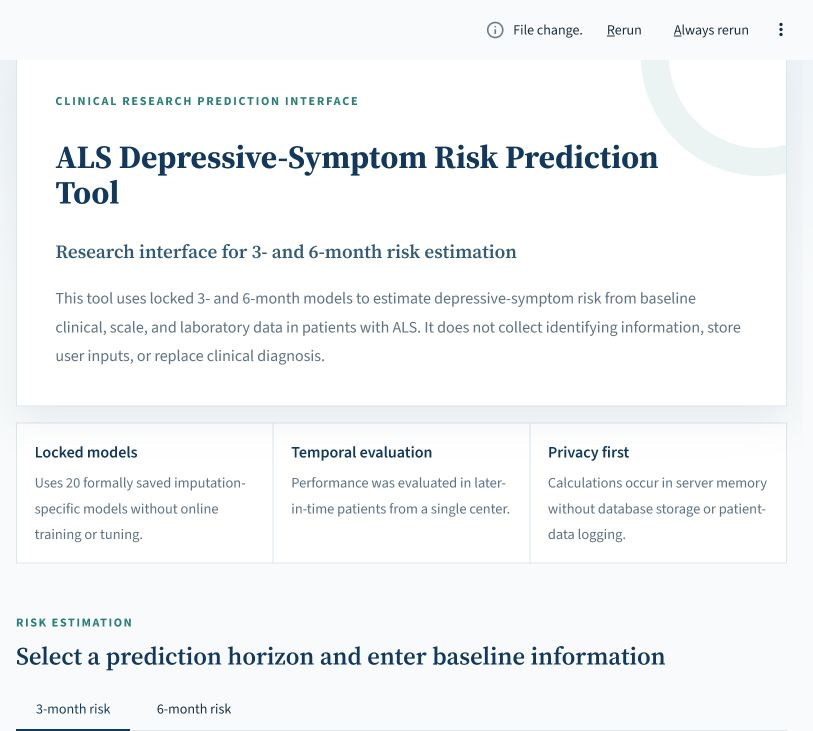
#> input picture assets/figure8_panel_home.png, 813 x 731 px
$ python build_figure8.py
#> lines starting #> are read from the running program, lines starting #| are printed output that depends on the picture
from pathlib import Path

from PIL import Image, ImageDraw, ImageFont
from docx import Document
from docx.enum.text import WD_ALIGN_PARAGRAPH
from docx.shared import Inches, Pt


ROOT = Path(__file__).resolve().parents[1]
ASSETS = ROOT / "assets"
REPORTS = ROOT / "reports"

PANELS = [
    ("A", ASSETS / "figure8_panel_home.png"),
    ("B", ASSETS / "figure8_panel_input.png"),
    ("C", ASSETS / "figure8_panel_result.png"),
    ("D", ASSETS / "figure8_panel_explanation.png"),
]


def font(size: int, bold: bool = False) -> ImageFont.FreeTypeFont:
    candidates = [
        Path("C:/Windows/Fonts/arialbd.ttf" if bold else "C:/Windows/Fonts/arial.ttf"),
        Path("C:/Windows/Fonts/calibrib.ttf" if bold else "C:/Windows/Fonts/calibri.ttf"),
    ]
    for candidate in candidates:
        if candidate.exists():
            return ImageFont.truetype(str(candidate), size=size)
    return ImageFont.load_default()


def fit_panel(path: Path, target_size: tuple[int, int]) -> Image.Image:
    image = Image.open(path).convert("RGB")
    # Remove the Streamlit toolbar while retaining all research-interface content.
    image = image.crop((0, 55, image.width, image.height))
    target_w, target_h = target_size
    ratio = min(target_w / image.width, target_h / image.height)
    resized = image.resize(
        (round(image.width * ratio), round(image.height * ratio)),
        Image.Resampling.LANCZOS,
    )
    frame = Image.new("RGB", target_size, "white")
    x = (target_w - resized.width) // 2
    y = (target_h - resized.height) // 2
    frame.paste(resized, (x, y))
    return frame


def build_figure() -> None:
    width, height = 3400, 2100
    margin, gap, header = 90, 70, 165
    panel_w = (width - 2 * margin - gap) // 2
    panel_h = (height - header - margin - gap) // 2
    canvas = Image.new("RGB", (width, height), "white")
#> canvas: PIL image 3400x2100 RGB; every value is 255
    draw = ImageDraw.Draw(canvas)

    title = "Web-based ALS depressive-symptom risk prediction tool"
    title_font = font(64, bold=True)
    bbox = draw.textbbox((0, 0), title, font=title_font)
#> bbox = (0, 2, 255, 12)
    draw.text(((width - (bbox[2] - bbox[0])) / 2, 48), title, fill="#123B5D", font=title_font)
    draw.line((margin, 132, width - margin, 132), fill="#2A7F78", width=5)

    label_font = font(54, bold=True)
    for index, (label, path) in enumerate(PANELS):
        row, col = divmod(index, 2)
        x = margin + col * (panel_w + gap)
        y = header + row * (panel_h + gap)
        panel = fit_panel(path, (panel_w, panel_h))
#> in fit_panel, image is the input picture: PIL image 813x731 RGB; mean R, G, B 243.4, 245.4, 246.9
#> in fit_panel, `image = image.crop((0, 55, image.width, image.height))`:
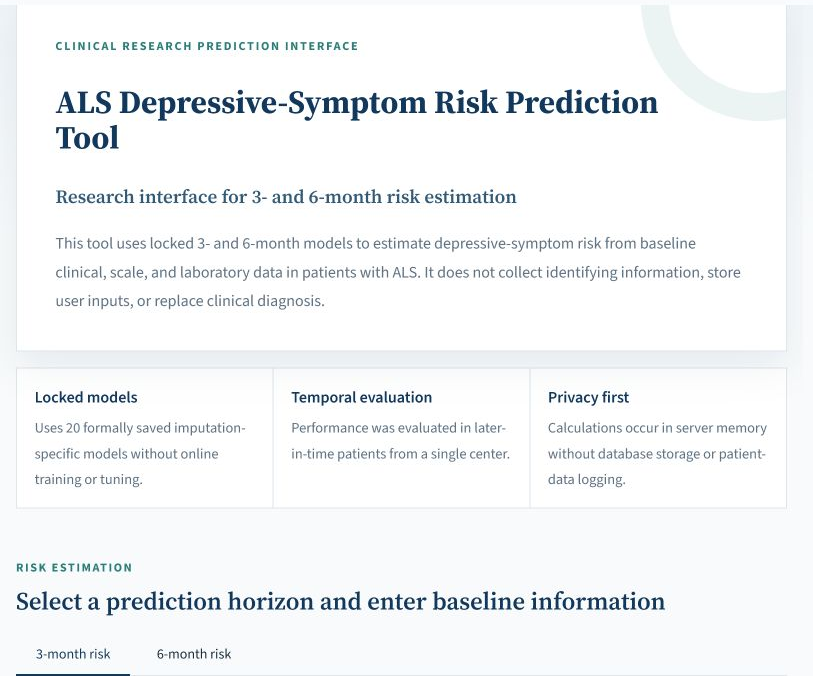
#> image: PIL image 813x676 RGB; mean R, G, B 243.1, 245.2, 246.6
#> in fit_panel, `frame = Image.new("RGB", target_size, "white")`: frame: PIL image 1575x887 RGB; every value is 255
#> in fit_panel, `frame.paste(resized, (x, y))`:
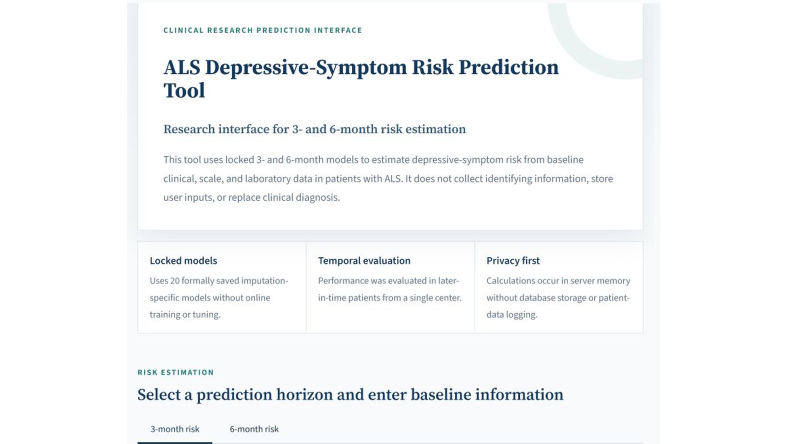
#> frame: PIL image 1575x887 RGB (shown at 1/2 size); mean R, G, B 246.9, 248.2, 249.2
        canvas.paste(panel, (x, y))
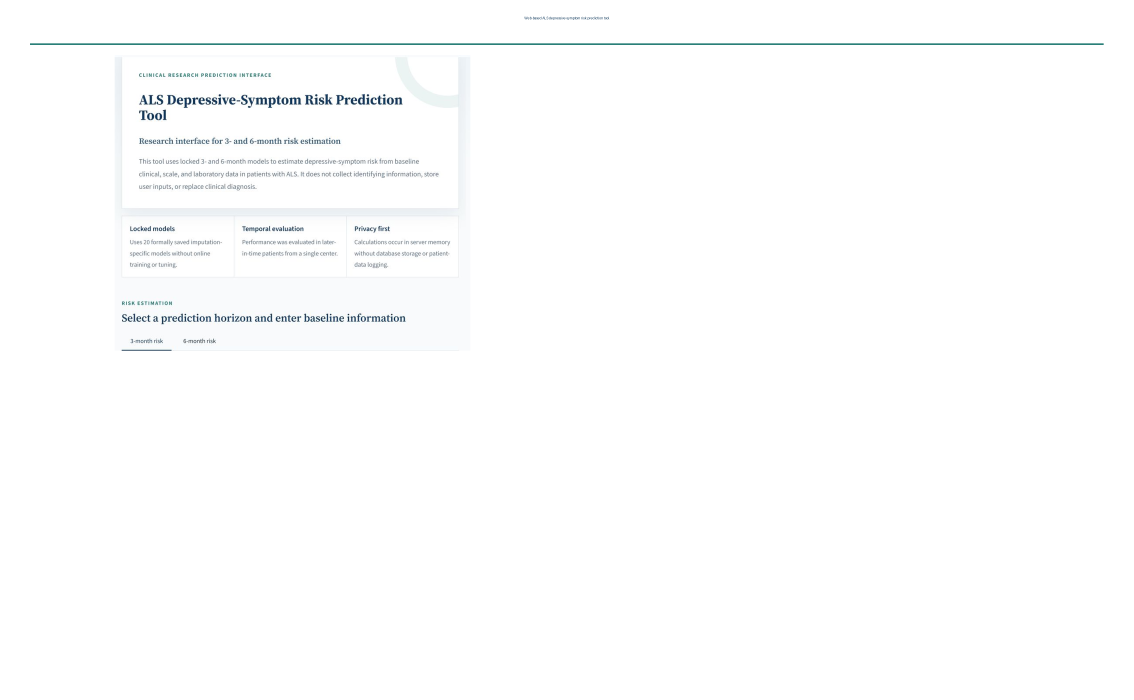
#> canvas: PIL image 3400x2100 RGB (shown at 1/3 size); mean R, G, B 252.9, 253.4, 253.5
        draw.rounded_rectangle(
            (x, y, x + panel_w, y + panel_h),
            radius=8,
            outline="#B8C8D3",
            width=3,
        )
        draw.ellipse((x + 18, y + 18, x + 92, y + 92), fill="#123B5D")
        label_bbox = draw.textbbox((0, 0), label, font=label_font)
#> label_bbox = (0, 2, 7, 10)
        label_x = x + 55 - (label_bbox[2] - label_bbox[0]) / 2
#> label_x = 141.5
        label_y = y + 48 - (label_bbox[3] - label_bbox[1]) / 2 - label_bbox[1]
#> label_y = 207
        draw.text((label_x, label_y), label, fill="white", font=label_font)
#> pass 2 of the loop in build_figure, `for index, (label, path) in enumerate(PANELS):`:
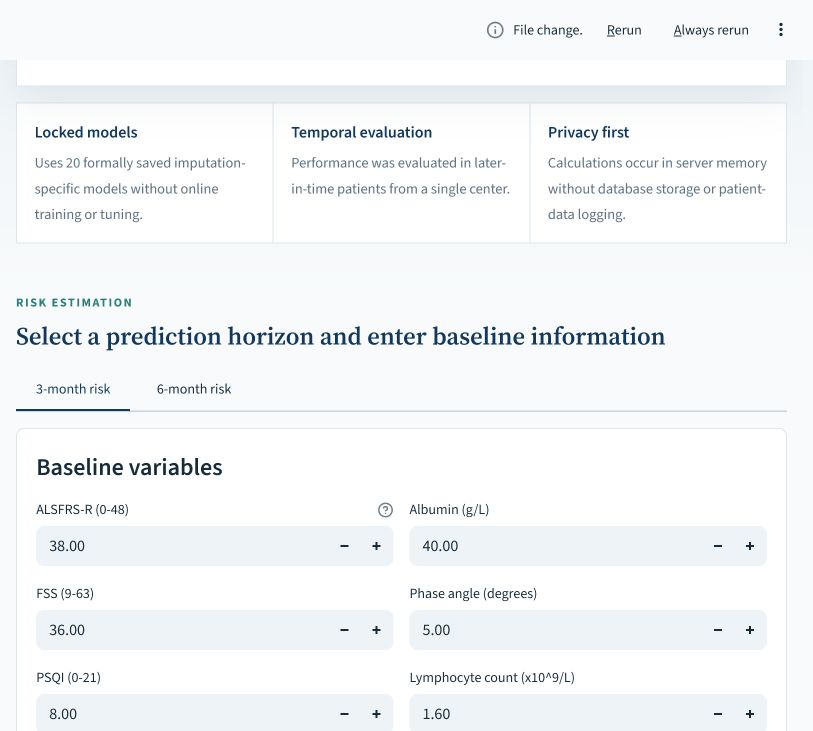
#> input picture assets/figure8_panel_input.png, 813 x 731 px
#> in fit_panel, image is the input picture: PIL image 813x731 RGB; mean R, G, B 244.1, 246.2, 247.9
#> image: PIL image 813x676 RGB
#> in fit_panel (call 2), `frame.paste(resized, (x, y))`:
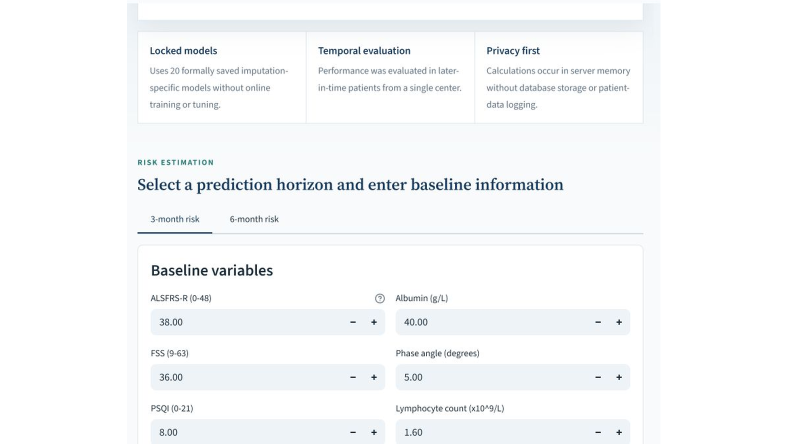
#> frame: PIL image 1575x887 RGB (shown at 1/2 size); mean R, G, B 247.4, 248.9, 250
#> in build_figure, `canvas.paste(panel, (x, y))`:
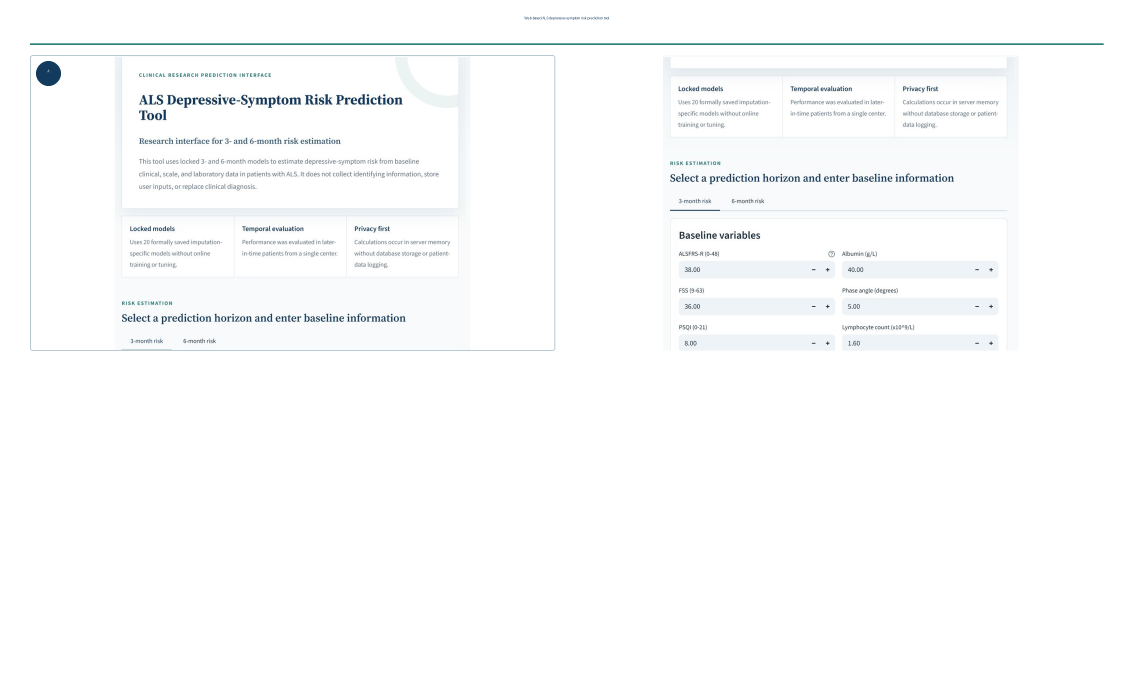
#> canvas: PIL image 3400x2100 RGB (shown at 1/3 size); mean R, G, B 251.2, 251.9, 252.4
#> label_bbox = (0, 2, 6, 10)
#> label_x = 1787
#> pass 3 of the loop in build_figure, `for index, (label, path) in enumerate(PANELS):`:
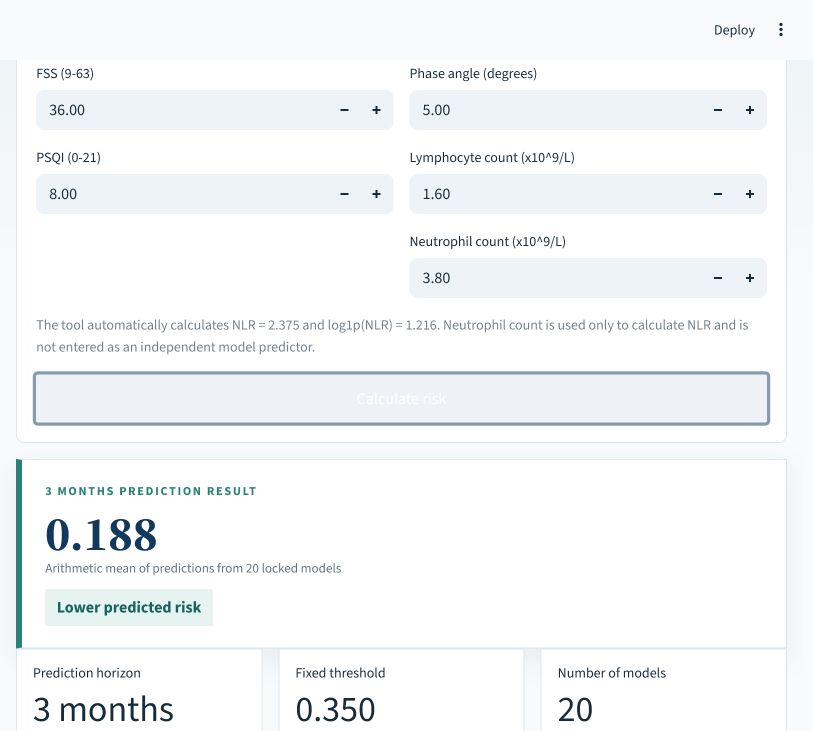
#> input picture assets/figure8_panel_result.png, 813 x 731 px
#> in fit_panel, image is the input picture: PIL image 813x731 RGB; mean R, G, B 245, 247.1, 248.4
#> image: PIL image 813x676 RGB
#> in fit_panel (call 3), `frame.paste(resized, (x, y))`:
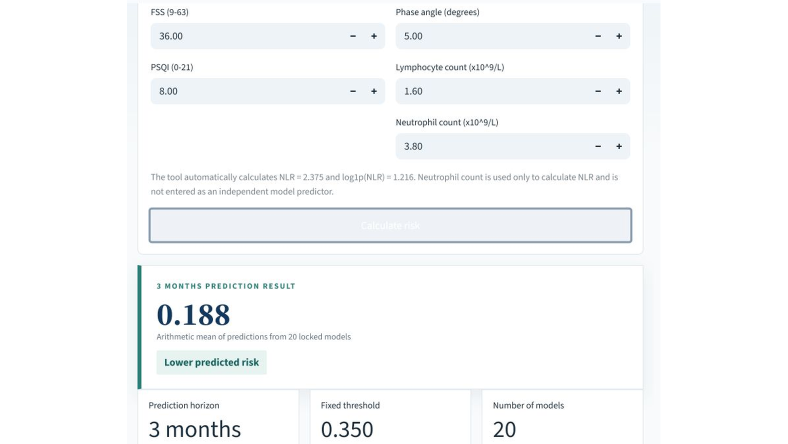
#> frame: PIL image 1575x887 RGB (shown at 1/2 size); mean R, G, B 248, 249.4, 250.3
#> in build_figure, `canvas.paste(panel, (x, y))`:
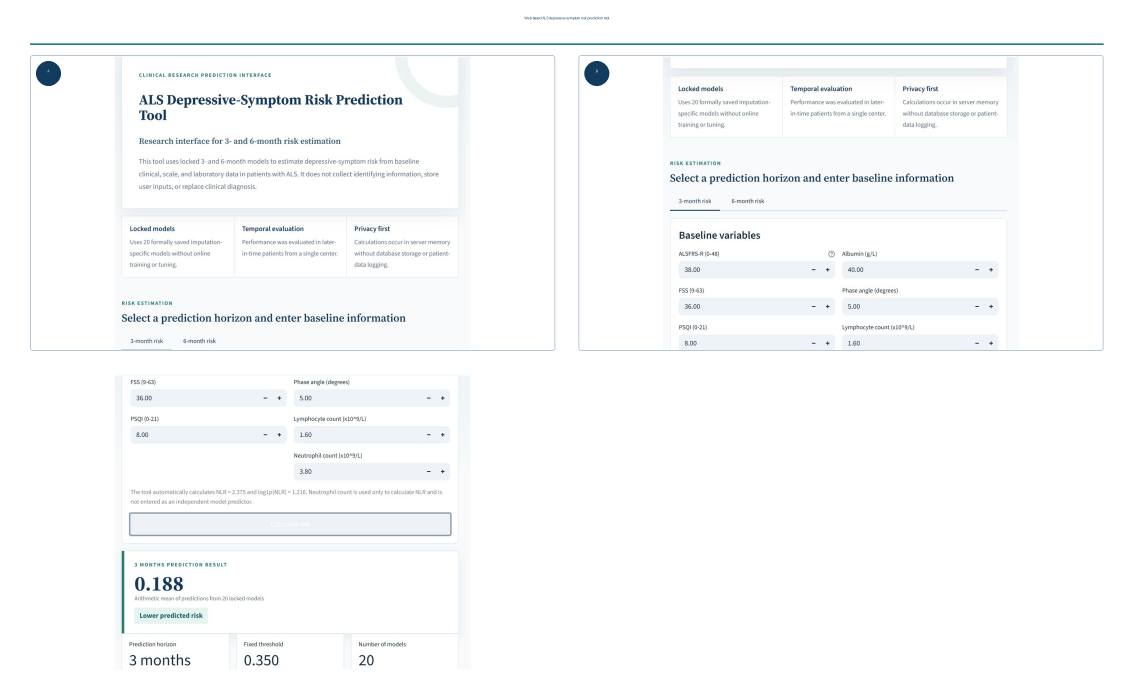
#> canvas: PIL image 3400x2100 RGB (shown at 1/3 size); mean R, G, B 249.5, 250.6, 251.3
#> label_bbox = (0, 2, 7, 10)
#> label_x = 141.5
#> label_y = 1164
#> the loop made 4 passes; the first 3 are shown

    png = REPORTS / "Figure_8_Web_Tool.png"
    pdf = REPORTS / "Figure_8_Web_Tool.pdf"
    canvas.save(png, dpi=(300, 300), optimize=True)
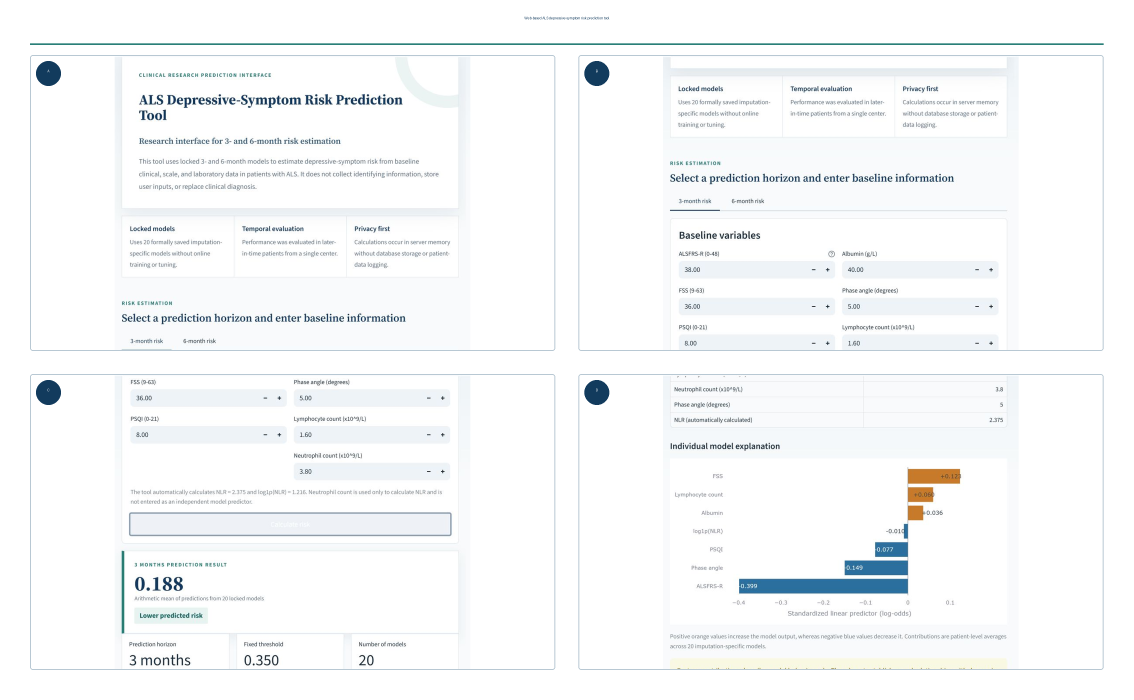
#> saved as Figure_8_Web_Tool.png: PIL image 3400x2100 RGB (shown at 1/3 size); mean R, G, B 247, 248.5, 249.4
    canvas.save(pdf, resolution=300.0)


def build_legend() -> None:
    document = Document()
    section = document.sections[0]
    section.top_margin = Inches(0.8)
    section.bottom_margin = Inches(0.8)
    section.left_margin = Inches(0.85)
    section.right_margin = Inches(0.85)

    normal = document.styles["Normal"]
    normal.font.name = "Times New Roman"
    normal.font.size = Pt(11)

    heading = document.add_paragraph()
    heading.alignment = WD_ALIGN_PARAGRAPH.CENTER
    run = heading.add_run("Figure 8. Web-based ALS depressive-symptom risk prediction tool")
    run.bold = True
    run.font.name = "Times New Roman"
    run.font.size = Pt(12)

    legend = (
        "(A) Landing page and selection of the 3- or 6-month prediction horizon. "
        "(B) Entry of baseline clinical, scale, and laboratory variables; NLR and "
        "log1p(NLR) are calculated automatically from neutrophil and lymphocyte counts. "
        "(C) Patient-level predicted probability, risk category, prespecified threshold, "
        "and the number of locked imputation-specific models. The final probability is "
        "the arithmetic mean of predictions from 20 models. (D) Patient-level model "
        "explanation. Orange bars increase and blue bars decrease the model output; these "
        "contributions describe model behavior and should not be interpreted as causal effects. "
        "The interface does not collect identifying information or persist user-entered data."
    )
    paragraph = document.add_paragraph(legend)
    paragraph.alignment = WD_ALIGN_PARAGRAPH.JUSTIFY
    paragraph.paragraph_format.space_after = Pt(8)

    note = document.add_paragraph()
    note.add_run("Abbreviations: ").bold = True
    note.add_run(
        "ALS, amyotrophic lateral sclerosis; ALSFRS-R, Revised Amyotrophic Lateral "
        "Sclerosis Functional Rating Scale; FSS, Fatigue Severity Scale; NLR, "
        "neutrophil-to-lymphocyte ratio; PSQI, Pittsburgh Sleep Quality Index."
    )
    document.save(REPORTS / "Figure_8_Web_Tool_Legend.docx")


if __name__ == "__main__":
    REPORTS.mkdir(parents=True, exist_ok=True)
    build_figure()
    build_legend()
#> (the call stopped at in build_legend, `document = Document()`: docx is not available in this run)
